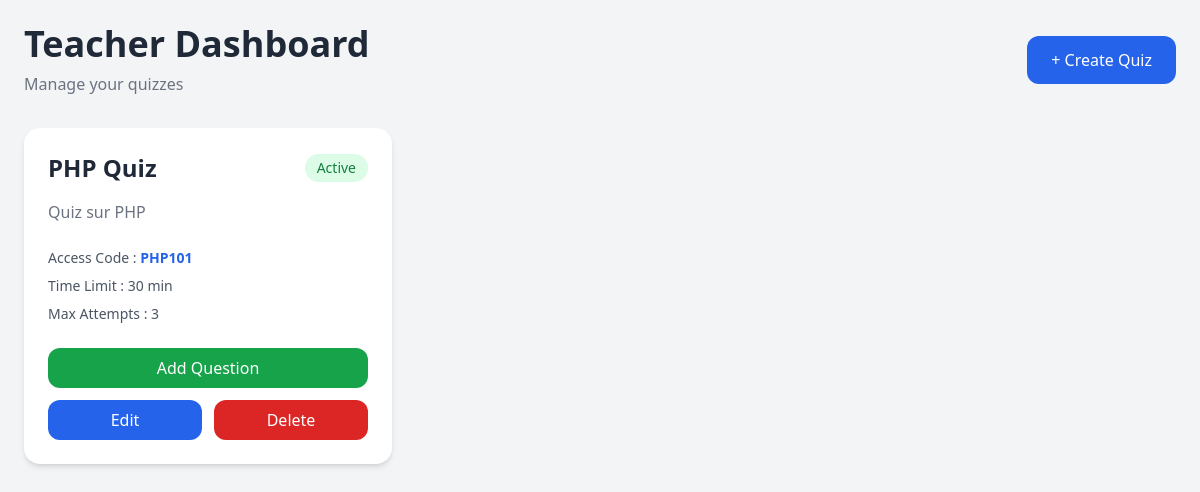
The app's page /src/Views/teacher/dashboard.php, older data.
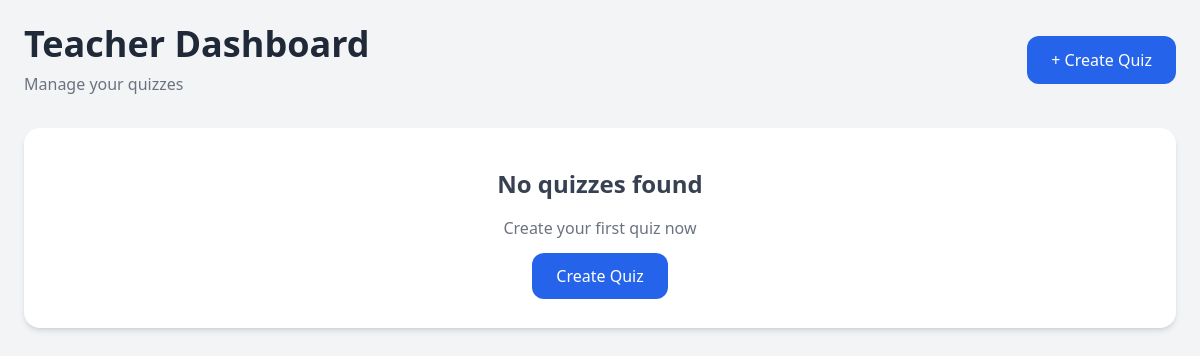
The same page, newer data.
### tables this page shows
CREATE TABLE quizzes (
    id INT AUTO_INCREMENT PRIMARY KEY,
    teacher_id INT NOT NULL,
    title VARCHAR(255) NOT NULL,
    description TEXT,
    access_code VARCHAR(20) UNIQUE NOT NULL,
    time_limit INT DEFAULT 0,
    max_attempts INT DEFAULT 1,
    status ENUM('draft', 'published', 'closed') DEFAULT 'draft',
    created_at TIMESTAMP DEFAULT CURRENT_TIMESTAMP,

    CONSTRAINT fk_quiz_teacher
    FOREIGN KEY (teacher_id)
    REFERENCES users(id)
    ON DELETE CASCADE
);

### src/Views/teacher/dashboard.php (the view, shortened to what this page needs)
<?php
$pdo = Database::connect();
$stmt = $pdo->query("
    SELECT *
    FROM quizzes
    ORDER BY created_at DESC
");
$quizzes = $stmt->fetchAll(PDO::FETCH_ASSOC);
?>
<!DOCTYPE html>
<html lang="en">
<head>
    <script src="https://cdn.tailwindcss.com"></script>
</head>
<body class="bg-gray-100 min-h-screen">
    <div class="max-w-7xl mx-auto p-6">
        <div class="flex items-center justify-between mb-8">
            <div>
                <h1 class="text-4xl font-bold text-gray-800">
                    Teacher Dashboard
                </h1>
                <p class="text-gray-500 mt-2">
                    Manage your quizzes
                </p>
            </div>
            <a
                href="create-quiz.php"
                class="bg-blue-600 hover:bg-blue-700 text-white px-6 py-3 rounded-xl font-medium"
            >
                + Create Quiz
            </a>
        </div>
        <?php if (count($quizzes) > 0): ?>
            <div class="grid grid-cols-1 md:grid-cols-2 lg:grid-cols-3 gap-6">
                <?php foreach ($quizzes as $quiz): ?>
                    <div class="bg-white rounded-2xl shadow-md p-6">
                        <div class="flex items-center justify-between mb-4">
                            <h2 class="text-2xl font-semibold text-gray-800">
                                <?= htmlspecialchars($quiz['title']) ?>
                            </h2>
                            <span class="bg-green-100 text-green-700 px-3 py-1 rounded-full text-sm">
                                Active
                            </span>
                        </div>
                        <p class="text-gray-500 mb-6">
                            <?= htmlspecialchars($quiz['description']) ?>
                        </p>
                        <div class="space-y-2 mb-6">
                            <p class="text-sm text-gray-600">
                                Access Code :
                                <span class="font-bold text-blue-600">
                                    <?= htmlspecialchars($quiz['access_code']) ?>
                                </span>
                            </p>
                            <p class="text-sm text-gray-600">
                                Time Limit :
                                <?= $quiz['time_limit'] ?> min
                            </p>
                            <p class="text-sm text-gray-600">
                                Max Attempts :
                                <?= $quiz['max_attempts'] ?>
                            </p>
                        </div>
                        <div class="flex flex-col gap-3">
                            <a
                                href="add-question.php?quiz_id=<?= $quiz['id'] ?>"
                                class="bg-green-600 hover:bg-green-700 text-white text-center py-2 rounded-xl"
                            >
                                Add Question
                            </a>
                            <div class="flex gap-3">
                               <a
                                    href="../../../public/edit-quiz.php?id=<?= $quiz['id'] ?>"
                                    class="flex-1 bg-blue-600 hover:bg-blue-700 text-white text-center py-2 rounded-xl"
                                >
                                    Edit
                                </a>
                                 <form action="../../../public/delete-quiz.php" method="POST" class="flex-1">
                                    <button
                                        type="submit"
                                        class="w-full bg-red-600 hover:bg-red-700 text-white py-2 rounded-xl"
                                        onclick="return confirm('Are you sure?');"
                                    >
                                        Delete
                                    </button>
                                </form>
                            </div>
                        </div>
                    </div>
                <?php endforeach; ?>
            </div>
        <?php else: ?>
            <div class="bg-white rounded-2xl shadow-md p-10 text-center">
                <h2 class="text-2xl font-bold text-gray-700 mb-4">
                    No quizzes found
                </h2>
                <p class="text-gray-500 mb-6">
                    Create your first quiz now
                </p>
                <a
                    href="create-quiz.php"
                    class="bg-blue-600 hover:bg-blue-700 text-white px-6 py-3 rounded-xl"
                >
                    Create Quiz
                </a>
            </div>
        <?php endif; ?>
    </div>
</body>
</html>

Row changes from the older to the newer data that the page shows:
removed quizzes: title "PHP Quiz", description "Quiz sur PHP", access_code "PHP101", time_limit "30", max_attempts "3"
Text that changed along with them:
text now shown: "No quizzes found Create your first quiz now Create Quiz"
